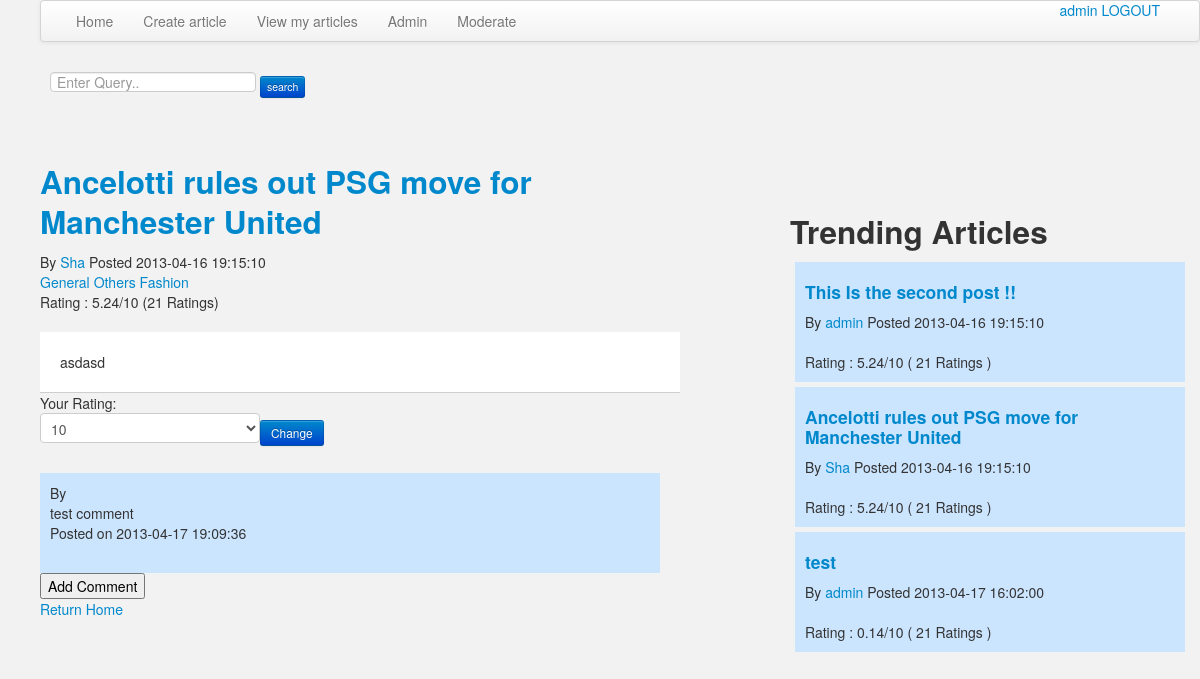
The page /magazine/article.php?id=26 (signed in) on the database its author committed.
### tables this page shows
CREATE TABLE IF NOT EXISTS `articles` (
  `ArticleID` int(11) NOT NULL AUTO_INCREMENT,
  `Title` varchar(50) NOT NULL,
  `Description` text NOT NULL,
  `AuthorID` int(11) NOT NULL,
  `Rating` double NOT NULL DEFAULT '5',
  `NumRatings` int(11) NOT NULL DEFAULT '20',
  `Keywords` text NOT NULL,
  `Timestamp` timestamp NOT NULL DEFAULT CURRENT_TIMESTAMP,
  `Approved` int(11) NOT NULL DEFAULT '0',
  `Categories` varchar(200) NOT NULL,
  PRIMARY KEY (`ArticleID`),
  KEY `Author` (`AuthorID`),
  KEY `AuthorID` (`AuthorID`)
);

CREATE TABLE IF NOT EXISTS `users` (
  `id` int(11) NOT NULL AUTO_INCREMENT,
  `name` varchar(30) NOT NULL,
  `email` varchar(30) NOT NULL,
  `roll` int(11) NOT NULL,
  `permissions` int(11) NOT NULL,
  `password` varchar(30) NOT NULL,
  PRIMARY KEY (`id`)
);

CREATE TABLE IF NOT EXISTS `ratings` (
  `userID` int(11) NOT NULL,
  `articleID` int(11) NOT NULL,
  `rating` int(11) NOT NULL,
  KEY `userID` (`userID`),
  KEY `articleID` (`articleID`)
);

CREATE TABLE IF NOT EXISTS `comments` (
  `CommentID` int(11) NOT NULL AUTO_INCREMENT,
  `ArticleID` int(11) NOT NULL,
  `AuthorID` int(11) NOT NULL DEFAULT '-1',
  `Comment` text NOT NULL,
  `Timestamp` timestamp NOT NULL DEFAULT CURRENT_TIMESTAMP,
  PRIMARY KEY (`CommentID`),
  KEY `ArticleID` (`ArticleID`)
);

### magazine/functions.php (the view, shortened to what this page needs)
<?php
function logged_in()
{
	if(isset($_SESSION['name']))
		return True;
	return False;
}
function printArticle($row,$num)
{
	global $logged;
    $categories=explode(" ",$row['Categories']);
	echo '<div class='.'article'.'>';
	echo "<h2>"."<a href='article.php?id=".$row['ArticleID']."'>".$row['Title']."</a></h2>";
	echo "By "."<a href='profile.php?p=".$row['AuthorID']."'>".$row['name']."</a> Posted ".$row['Timestamp']."<br>";
    foreach($categories as $category)
    {
        echo "<a href='category.php?cat=".$category."'>".$category."</a> ";
    }
    echo "<br>Rating : ".number_format($row['Rating'],2,'.',',')."/10  (".$row['NumRatings']." Ratings)<br><br>";
	echo "<div class='article-content' style=''>".nl2br($row['Description'])."</div>";
	if($logged)
	{
		$sql="SELECT rating from ratings where userID=".$_SESSION['id']." and articleID=".$row['ArticleID'];
		$result=mysql_query($sql);
		if(mysql_num_rows($result)==0)
		{
			$sel=5;
			$new=1;
            $old=$row['Rating'];
			echo "<div id=\"checkRated".$row['ArticleID']."\">Your Rating(currently not rated):  </div>";
		}
		else
		{
			$r=mysql_fetch_array($result);
			$sel=$r['rating'];
			$new=0;
            $old=$sel;
			echo "<div id=\"checkRated".$row['ArticleID']."\">Your Rating:  </div>";
		}
		echo "<select id=\"rating".$row['ArticleID']."\">";
		for($i=1;$i<=10;$i=$i+1)
		{
			echo "<option ".($sel == $i ? ' selected="selected"' : '').">".$i."</option>";
		}
		echo	"</select>";
        echo "<button class='btn btn-small btn-primary' id=\"button".$row['ArticleID']."\" onclick=\"changeRating(".$row['ArticleID'].",".$new.",".$old.")\">Change</button>";
	}
	echo '</div>';
}
function printComment($row)
{
	echo '<div class='.'comment'.'>';
	if($row['AuthorID']!=-1)echo "By "."<a href='profile.php?p=".$row['AuthorID']."'>".$row['name']."</a><br>";
	else echo "By Anonymous<br>";
	echo "<div style='word-wrap:break-word;width:600px;'>".nl2br($row['Comment'])."</div>";
	echo "Posted on ".$row['Timestamp']."<br><br>";
	echo '</div>';
}
?>

### magazine/topArticles.php
<html>
	<div id="topArticles">
		<h2>Trending Articles</h2>
		<?php
			$sql="SELECT * FROM articles,users where articles.AuthorID=users.id and articles.Approved=1 ORDER BY Rating DESC LIMIT 5";
			$result=mysql_query($sql) or die(mysql_error());
			while($row=mysql_fetch_array($result))
			{
				echo "<div class=\"topArticles-element\">";
					echo "<h4>"."<a href='article.php?id=".$row['ArticleID']."'>".$row['Title']."</a></h4>";
					echo "By "."<a href='profile.php?p=".$row['AuthorID']."'>".$row['name']."</a> Posted ".$row['Timestamp']."<br>";
					echo "<br>Rating : ".number_format($row['Rating'],2,'.',',')."/10  ( ".$row['NumRatings']." Ratings )";
				echo "</div>";
			}
		?>
	</div>
</html>

### magazine/article.php (shortened to what this page needs)
<?php
include('functions.php');
include('header.php');
include('menu.php');
include('searchform.php');
include('topArticles.php');
$logged=logged_in();
?>
<?php
$sql="SELECT * FROM articles,users WHERE ArticleID=".$_GET['id']." AND users.id=articles.AuthorID ORDER BY Timestamp";
$result=mysql_query($sql);
if(mysql_num_rows($result)==0)echo "Page not found";
else
{
    $row=mysql_fetch_array($result);
    if(!isset($_SESSION['id']) || $_SESSION['id']!=$row['AuthorID'])
    {
        if($row['Approved']==1)
        {
            printArticle(($row),1);
        }
        else
        {
            echo "The article you are trying to find cannot be accessed";
        }
    }
    else if($_SESSION['id']==$row['AuthorID'])
    {
        printArticle(($row),0);
    }
}
$sql="SELECT * FROM comments LEFT JOIN users ON ArticleID=".$_GET['id']." AND (users.id=comments.AuthorID) ORDER BY Timestamp";
$result=mysql_query($sql) or die(mysql_error());
while($row=mysql_fetch_assoc($result))
{
    printComment($row);
}
?>
<html>
<head>
</head>
<body>
<div id='showFormButton'>
    <button onclick="showCommentForm()">Add Comment</button>
</div>
<a href='index.php'>Return Home</a>
</body>
</html>

### magazine/css/styles.css (style rules this page uses)
body { padding-left:40px; }
.article-content { border-bottom:1px solid #cecece; padding: 20px; word-wrap:break-word; width:600px; background-color: #fff; }
.article { #width:60%; }
.comment { padding: 10px; word-wrap:break-word; width:600px; background-color:#cce5ff; }
#topArticles { float:right; width:400px; margin-left:100px; margin-right:10px; margin-top:6%; }
.topArticles-element { margin:5px 5px 5px 5px; background-color:#cce5ff; padding:10px; }

### rows shown on the page
articles: Title "This Is the second post !!", AuthorID.name "admin", Timestamp "2013-04-16 19:15:10", Rating "5.24", NumRatings "21"
articles: Title "Ancelotti rules out PSG move for Manchester United", AuthorID.name "Sha", Timestamp "2013-04-16 19:15:10", Rating "5.24", NumRatings "21", Categories "General", Categories "Others", Categories "Fashion", Description "asdasd"
articles: Title "test", AuthorID.name "admin", Timestamp "2013-04-17 16:02:00", Rating "0.14", NumRatings "21"
ratings: rating.ArticleID "10"
comments: Comment "test comment", Timestamp "2013-04-17 19:09:36"

### other values the page prints
$_SESSION['name'] "admin"
